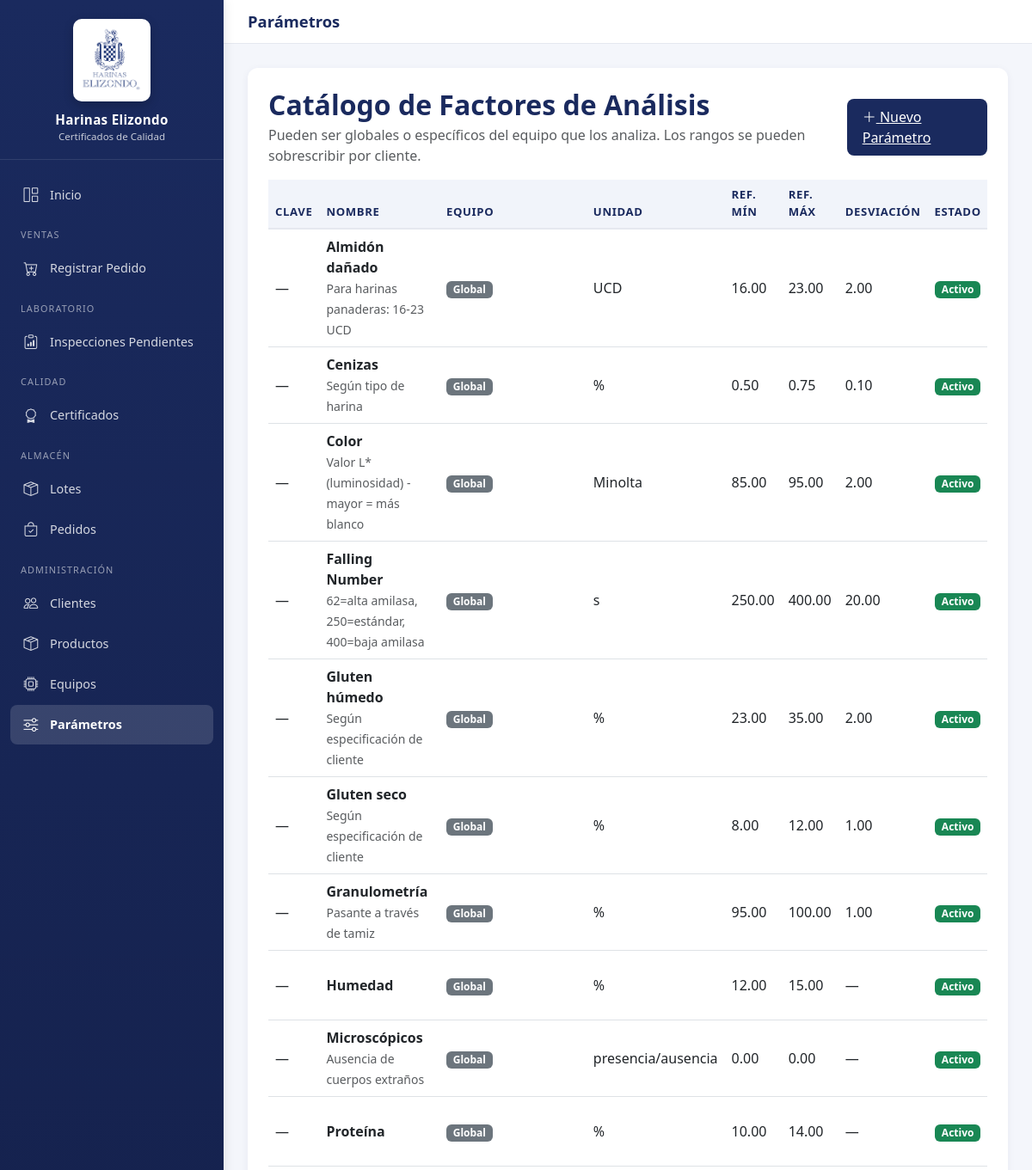
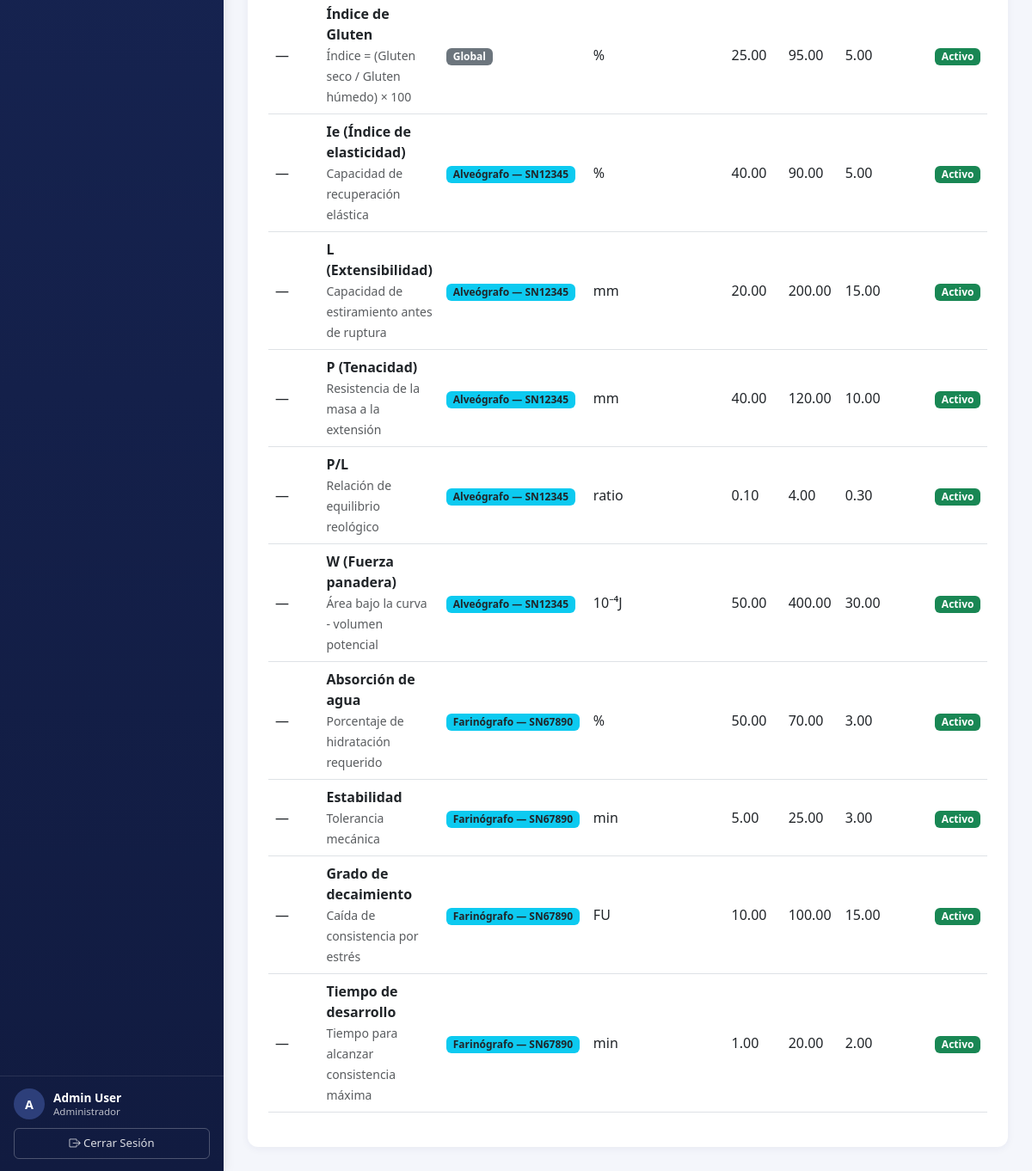
The app's page /admin-catalogo/parametros/ (signed in) with its own data (2 pictures, top to bottom).
### certificados/models.py (models this page shows, shortened)
class Usuario(AbstractBaseUser, PermissionsMixin):
    ROLES = (
        ("lab", "Laboratorio"),
        ("aseguramineto calidad", "Aseguramiento Calidad"),
        ("control calidad", "Control calidad"),
        ("planta", "Planta"),
        ("operaciones", "Operaciones"),
        ("admin", "Administrador"),
    )
    nombre = models.CharField(max_length=120)
    correo = models.EmailField(max_length=120, unique=True)
    rol = models.CharField(max_length=30, choices=ROLES)
    is_active = models.BooleanField(default=True)
    is_staff = models.BooleanField(default=False)
    objects = UsuarioManager()
    USERNAME_FIELD = "correo"
    REQUIRED_FIELDS = ["nombre", "rol"]

class Parametro(models.Model):
    equipo = models.ForeignKey(
        Equipo,
        null=True,
        blank=True,
        on_delete=models.CASCADE,
        related_name="parametros",
        help_text="Equipo que analiza este factor. Vacío = parámetro global.",
    )
    clave_factor = models.CharField(max_length=30, blank=True)
    nombre = models.CharField(max_length=100)
    unidad = models.CharField(max_length=20)
    ref_min = models.DecimalField(
        max_digits=8,
        decimal_places=2,
        help_text="Límite inferior de referencia internacional.",
    )
    ref_max = models.DecimalField(
        max_digits=8,
        decimal_places=2,
        help_text="Límite superior de referencia internacional.",
    )
    desviacion = models.DecimalField(
        max_digits=8,
        decimal_places=2,
        null=True,
        blank=True,
        help_text="Grado de error admisible.",
    )
    especificacion_interna = models.CharField(
        max_length=200, blank=True, help_text="Especificación interna de la planta."
    )
    activo = models.BooleanField(default=True)

class Equipo(models.Model):
    TIPOS = (
        ("alveografo", "Alveógrafo"),
        ("farinografo", "Farinógrafo"),
    )
    clave = models.CharField(max_length=50)
    tipo = models.CharField(max_length=20, choices=TIPOS)
    marca = models.CharField(max_length=100)
    modelo = models.CharField(max_length=100)
    serie = models.CharField(max_length=100, unique=True)
    responsable = models.ForeignKey(Usuario, on_delete=models.CASCADE)
    descripcion_corta = models.CharField(max_length=255, blank=True)
    descripcion_larga = models.TextField(blank=True)
    proveedor = models.CharField(max_length=150, blank=True)
    fecha_adquisicion = models.DateField(blank=True, null=True)
    garantia_hasta = models.DateField(blank=True, null=True)
    ubicacion = models.CharField(max_length=150, blank=True)
    mantenimiento = models.TextField(
        blank=True, help_text="Plan / bitácora resumida de mantenimiento."
    )
    activo = models.BooleanField(default=True)
    causa_baja = models.CharField(max_length=255, blank=True, null=True)
    fecha_baja = models.DateTimeField(blank=True, null=True)
    fecha_alta = models.DateTimeField(auto_now_add=True, null=True)

### certificados/views.py (the view)
# urls.py: path('admin-catalogo/parametros/', views.ParametroListView.as_view(), name='parametro_list'),
class ParametroListView(LoginRequiredMixin, AdminOnlyMixin, ListView):
    model = Parametro
    template_name = "certificados/admin/parametro_list.html"
    context_object_name = "parametros"
    ordering = ["-activo", "equipo__tipo", "nombre"]

### certificados/views.py (called while the page is built)
    def test_func(self):
        return self.request.user.is_authenticated and self.request.user.rol == "admin"

### certificados/templates/certificados/admin/parametro_list.html (shortened to what this page needs)
{% extends "base.html" %}
{% block page_title %}Parámetros{% endblock %}
{% block content %}
<div class="card">
    <div class="card-body p-4">
        <div class="d-flex justify-content-between align-items-center mb-3">
            <div>
                <h2 class="card-title mb-1">Catálogo de Factores de Análisis</h2>
                <p class="text-muted mb-0">Pueden ser globales o específicos del equipo que los analiza. Los rangos se pueden sobrescribir por cliente.</p>
            </div>
            <a href="{% url 'parametro_create' %}" class="btn-brand">
                <i class="bi bi-plus-lg"></i> Nuevo Parámetro
            </a>
        </div>
        <div class="table-responsive">
            <table class="table align-middle">
                <thead>
                    <tr>
                        <th>Clave</th>
                        <th>Nombre</th>
                        <th>Equipo</th>
                        <th>Unidad</th>
                        <th>Ref. Mín</th>
                        <th>Ref. Máx</th>
                        <th>Desviación</th>
                        <th class="text-center">Estado</th>
                    </tr>
                </thead>
                <tbody>
                    {% for p in parametros %}
                    <tr class="{% if not p.activo %}text-muted{% endif %}">
                        <td>{{ p.clave_factor|default:"—" }}</td>
                        <td><strong>{{ p.nombre }}</strong>
                            {% if p.especificacion_interna %}<br><span class="text-muted small">{{ p.especificacion_interna }}</span>{% endif %}
                        </td>
                        <td>
                            {% if p.equipo %}
                            <span class="badge bg-info text-dark">{{ p.equipo.get_tipo_display }} — {{ p.equipo.serie }}</span>
                            {% else %}
                            <span class="badge bg-secondary">Global</span>
                            {% endif %}
                        </td>
                        <td>{{ p.unidad }}</td>
                        <td>{{ p.ref_min }}</td>
                        <td>{{ p.ref_max }}</td>
                        <td>{{ p.desviacion|default:"—" }}</td>
                        <td class="text-center">
                            {% if p.activo %}<span class="badge bg-success">Activo</span>{% else %}<span class="badge bg-secondary">Inactivo</span>{% endif %}
                        </td>
                    </tr>
                    {% endfor %}
                </tbody>
            </table>
        </div>
    </div>
</div>
{% endblock %}

### certificados/templates/base.html (shortened to what this page needs)
{% load static %}
<!DOCTYPE html>
<html lang="es">
<head>
    <link rel="stylesheet" href="https://cdn.jsdelivr.net/npm/bootstrap@5.3.0/dist/css/bootstrap.min.css">
    <link rel="stylesheet" href="https://cdn.jsdelivr.net/npm/bootstrap-icons@1.11.1/font/bootstrap-icons.css">
</head>
<body>
    <aside class="sidebar" id="sidebar">
        <div class="sidebar-header">
            <img src="{% static 'img/logo.webp' %}" alt="Harinas Elizondo">
            <h1>Harinas Elizondo</h1>
            <p>Certificados de Calidad</p>
        </div>
        <nav class="sidebar-nav">
            <a href="{% url 'home' %}" class="{% if request.resolver_match.url_name == 'home' %}active{% endif %}">
                <i class="bi bi-grid-1x2"></i> Inicio
            </a>
            {% if user.rol == 'ventas' or user.rol == 'admin' %}
            <div class="nav-section">Ventas</div>
            <a href="{% url 'registro_pedido' %}" class="{% if request.resolver_match.url_name == 'registro_pedido' %}active{% endif %}">
                <i class="bi bi-cart-plus"></i> Registrar Pedido
            </a>
            {% endif %}
            {% if user.rol == 'lab' or user.rol == 'admin' %}
            <div class="nav-section">Laboratorio</div>
            <a href="{% url 'iniciar_inspeccion_pendientes' %}" class="">
                <i class="bi bi-clipboard-data"></i> Inspecciones Pendientes
            </a>
            {% endif %}
            {% if user.rol == 'calidad' or user.rol == 'admin' or user.rol == 'consulta' %}
            <div class="nav-section">Calidad</div>
            <a href="{% url 'certificados_list' %}" class="">
                <i class="bi bi-award"></i> Certificados
            </a>
            {% endif %}
            {% if user.rol == 'almacen' or user.rol == 'admin' %}
            <div class="nav-section">Almacén</div>
            <a href="{% url 'lote_list' %}" class="{% if request.resolver_match.url_name == 'lote_list' or request.resolver_match.url_name == 'lote_create' %}active{% endif %}">
                <i class="bi bi-box-seam"></i> Lotes
            </a>
            <a href="{% url 'pendientes_despacho' %}" class="{% if request.resolver_match.url_name == 'pendientes_despacho' or request.resolver_match.url_name == 'registrar_despacho' %}active{% endif %}">
                <i class="bi bi-bag-check"></i> Pedidos
            </a>
            {% endif %}
            {% if user.rol == 'admin' %}
            <div class="nav-section">Administración</div>
            <a href="{% url 'cliente_list' %}" class="">
                <i class="bi bi-people"></i> Clientes
            </a>
            <a href="{% url 'producto_list' %}" class="">
                <i class="bi bi-box-seam"></i> Productos
            </a>
            <a href="{% url 'equipo_list' %}" class="{% if request.resolver_match.url_name == 'equipo_list' or request.resolver_match.url_name == 'equipo_create' or request.resolver_match.url_name == 'equipo_update' %}active{% endif %}">
                <i class="bi bi-cpu"></i> Equipos
            </a>
            <a href="{% url 'parametro_list' %}" class="{% if request.resolver_match.url_name == 'parametro_list' or request.resolver_match.url_name == 'parametro_create' or request.resolver_match.url_name == 'parametro_update' %}active{% endif %}">
                <i class="bi bi-sliders"></i> Parámetros
            </a>
            {% endif %}
        </nav>
        <div class="sidebar-footer">
            {% if user.is_authenticated %}
            <div class="user-badge">
                <div class="user-avatar">{{ user.nombre|slice:":1"|upper }}</div>
                <div class="user-info">
                    <div class="name">{{ user.nombre }}</div>
                    <div class="role">{{ user.get_rol_display }}</div>
                </div>
            </div>
            <form method="post" action="{% url 'logout' %}">
                <button type="submit" class="logout-btn">
                    <i class="bi bi-box-arrow-right"></i> Cerrar Sesión
                </button>
            </form>
            {% endif %}
        </div>
    </aside>
    <div class="main-wrapper">
        <header class="topbar">
            <h1>{% block page_title %}Sistema de Certificados{% endblock %}</h1>
        </header>
        <main class="content">
            {% block content %}{% endblock %}
        </main>
    </div>
</body>
</html>

### certificados/templates/base.html (style rules this page uses)
:root { --brand-navy: #1a2a5e; --brand-navy-dark: #111b40; --brand-navy-light: #2d3f7a; --sidebar-width: 260px; --bg-soft: #f4f6fb; }
* { box-sizing: border-box; }
html, body { height: 100%; margin: 0; }
body { font-family: 'Segoe UI', Tahoma, sans-serif; background: var(--bg-soft); color: #2a2f3a; }
.sidebar { position: fixed; top: 0; left: 0; bottom: 0; width: var(--sidebar-width); background: linear-gradient(180deg, var(--brand-navy) 0%, var(--brand-navy-dark) 100%); color: #fff; display: flex; flex-direction: column; box-shadow: 2px 0 12px rgba(0,0,0,0.08); z-index: 1030; transition: transform 0.25s ease; }
.sidebar-header { padding: 22px 20px 18px; text-align: center; border-bottom: 1px solid rgba(255,255,255,0.1); }
.sidebar-header img { max-width: 90px; height: auto; background: #fff; padding: 8px; border-radius: 10px; box-shadow: 0 4px 12px rgba(0,0,0,0.2); }
.sidebar-header h1 { font-size: 0.95rem; margin: 12px 0 2px; font-weight: 600; letter-spacing: 0.3px; }
.sidebar-header p { margin: 0; font-size: 0.72rem; opacity: 0.75; }
.sidebar-nav { flex: 1; padding: 16px 12px; overflow-y: auto; }
.sidebar-nav .nav-section { font-size: 0.68rem; text-transform: uppercase; letter-spacing: 0.1em; opacity: 0.55; padding: 14px 12px 6px; }
.sidebar-nav a { display: flex; align-items: center; gap: 12px; padding: 10px 14px; margin: 2px 0; color: rgba(255,255,255,0.82); text-decoration: none; border-radius: 8px; font-size: 0.9rem; transition: all 0.15s ease; }
.sidebar-nav a.active { background: rgba(255,255,255,0.14); color: #fff; font-weight: 600; }
.sidebar-nav a i { font-size: 1.05rem; width: 20px; text-align: center; }
.sidebar-footer { padding: 14px 16px; border-top: 1px solid rgba(255,255,255,0.1); font-size: 0.85rem; }
.user-badge { display: flex; align-items: center; gap: 10px; margin-bottom: 10px; }
.user-avatar { width: 36px; height: 36px; border-radius: 50%; background: var(--brand-navy-light); display: flex; align-items: center; justify-content: center; font-weight: 600; font-size: 0.9rem; }
.user-info { line-height: 1.2; min-width: 0; }
.user-info .name { font-weight: 600; font-size: 0.85rem; white-space: nowrap; overflow: hidden; text-overflow: ellipsis; }
.user-info .role { font-size: 0.72rem; opacity: 0.7; text-transform: capitalize; }
.logout-btn { width: 100%; background: transparent; color: rgba(255,255,255,0.85); border: 1px solid rgba(255,255,255,0.25); padding: 7px; border-radius: 6px; font-size: 0.82rem; cursor: pointer; transition: all 0.15s ease; }
.main-wrapper { margin-left: var(--sidebar-width); min-height: 100vh; }
.topbar { background: #fff; padding: 14px 28px; border-bottom: 1px solid #e5e8ef; display: flex; align-items: center; justify-content: space-between; }
.topbar h1 { font-size: 1.15rem; margin: 0; color: var(--brand-navy); font-weight: 600; }
.content { padding: 28px; }
.card { border: none; border-radius: 12px; box-shadow: 0 2px 10px rgba(26, 42, 94, 0.06); }
.card-title { color: var(--brand-navy); font-weight: 600; }
.btn-brand { background: var(--brand-navy); color: #fff; border: none; padding: 9px 18px; border-radius: 8px; font-weight: 500; transition: background 0.15s ease; }
table.table thead th { background: #f1f4fa; color: var(--brand-navy); font-size: 0.82rem; text-transform: uppercase; letter-spacing: 0.05em; border-bottom: 2px solid #e5e8ef; }
table.table tbody td { vertical-align: middle; }

### records on screen
Usuario: nombre "A", nombre "Admin User", rol "Administrador"
Parametro: clave_factor "—", nombre "Almidón dañado", especificacion_interna "Para harinas panaderas: 16-23 UCD", shows "Global", unidad "UCD", ref_min "16.00", ref_max "23.00", desviacion "2.00", activo "Activo"
Parametro: clave_factor "—", nombre "Cenizas", especificacion_interna "Según tipo de harina", shows "Global", unidad "%", ref_min "0.50", ref_max "0.75", desviacion "0.10", activo "Activo"
Parametro: clave_factor "—", nombre "Color", especificacion_interna "Valor L* (luminosidad) - mayor = más blanco", shows "Global", unidad "Minolta", ref_min "85.00", ref_max "95.00", desviacion "2.00", activo "Activo"
Parametro: clave_factor "—", nombre "Falling Number", especificacion_interna "62=alta amilasa, 250=estándar, 400=baja amilasa", shows "Global", unidad "s", ref_min "250.00", ref_max "400.00", desviacion "20.00", activo "Activo"
Parametro: clave_factor "—", nombre "Gluten húmedo", especificacion_interna "Según especificación de cliente", shows "Global", unidad "%", ref_min "23.00", ref_max "35.00", desviacion "2.00", activo "Activo"
Parametro: clave_factor "—", nombre "Gluten seco", especificacion_interna "Según especificación de cliente", shows "Global", unidad "%", ref_min "8.00", ref_max "12.00", desviacion "1.00", activo "Activo"
Parametro: clave_factor "—", nombre "Granulometría", especificacion_interna "Pasante a través de tamiz", shows "Global", unidad "%", ref_min "95.00", ref_max "100.00", desviacion "1.00", activo "Activo"
Parametro: clave_factor "—", nombre "Humedad", shows "Global", unidad "%", ref_min "12.00", ref_max "15.00", desviacion "—", activo "Activo"
Parametro: clave_factor "—", nombre "Microscópicos", especificacion_interna "Ausencia de cuerpos extraños", shows "Global", unidad "presencia/ausencia", ref_min "0.00", ref_max "0.00", desviacion "—", activo "Activo"
Parametro: clave_factor "—", nombre "Proteína", shows "Global", unidad "%", ref_min "10.00", ref_max "14.00", desviacion "—", activo "Activo"
Parametro: clave_factor "—", nombre "Índice de Gluten", especificacion_interna "Índice = (Gluten seco / Gluten húmedo) × 100", shows "Global", unidad "%", ref_min "25.00", ref_max "95.00", desviacion "5.00", activo "Activo"
Parametro: clave_factor "—", nombre "Ie (Índice de elasticidad)", especificacion_interna "Capacidad de recuperación elástica", equipo.tipo "Alveógrafo", equipo.serie "SN12345", unidad "%", ref_min "40.00", ref_max "90.00", desviacion "5.00", activo "Activo"
Parametro: clave_factor "—", nombre "L (Extensibilidad)", especificacion_interna "Capacidad de estiramiento antes de ruptura", equipo.tipo "Alveógrafo", equipo.serie "SN12345", unidad "mm", ref_min "20.00", ref_max "200.00", desviacion "15.00", activo "Activo"
Parametro: clave_factor "—", nombre "P (Tenacidad)", especificacion_interna "Resistencia de la masa a la extensión", equipo.tipo "Alveógrafo", equipo.serie "SN12345", unidad "mm", ref_min "40.00", ref_max "120.00", desviacion "10.00", activo "Activo"
Parametro: clave_factor "—", nombre "P/L", especificacion_interna "Relación de equilibrio reológico", equipo.tipo "Alveógrafo", equipo.serie "SN12345", unidad "ratio", ref_min "0.10", ref_max "4.00", desviacion "0.30", activo "Activo"
Parametro: clave_factor "—", nombre "W (Fuerza panadera)", especificacion_interna "Área bajo la curva - volumen potencial", equipo.tipo "Alveógrafo", equipo.serie "SN12345", unidad "10⁻⁴J", ref_min "50.00", ref_max "400.00", desviacion "30.00", activo "Activo"
Parametro: clave_factor "—", nombre "Absorción de agua", especificacion_interna "Porcentaje de hidratación requerido", equipo.tipo "Farinógrafo", equipo.serie "SN67890", unidad "%", ref_min "50.00", ref_max "70.00", desviacion "3.00", activo "Activo"
Parametro: clave_factor "—", nombre "Estabilidad", especificacion_interna "Tolerancia mecánica", equipo.tipo "Farinógrafo", equipo.serie "SN67890", unidad "min", ref_min "5.00", ref_max "25.00", desviacion "3.00", activo "Activo"
Parametro: clave_factor "—", nombre "Grado de decaimiento", especificacion_interna "Caída de consistencia por estrés", equipo.tipo "Farinógrafo", equipo.serie "SN67890", unidad "FU", ref_min "10.00", ref_max "100.00", desviacion "15.00", activo "Activo"
Parametro: clave_factor "—", nombre "Tiempo de desarrollo", especificacion_interna "Tiempo para alcanzar consistencia máxima", equipo.tipo "Farinógrafo", equipo.serie "SN67890", unidad "min", ref_min "1.00", ref_max "20.00", desviacion "2.00", activo "Activo"
